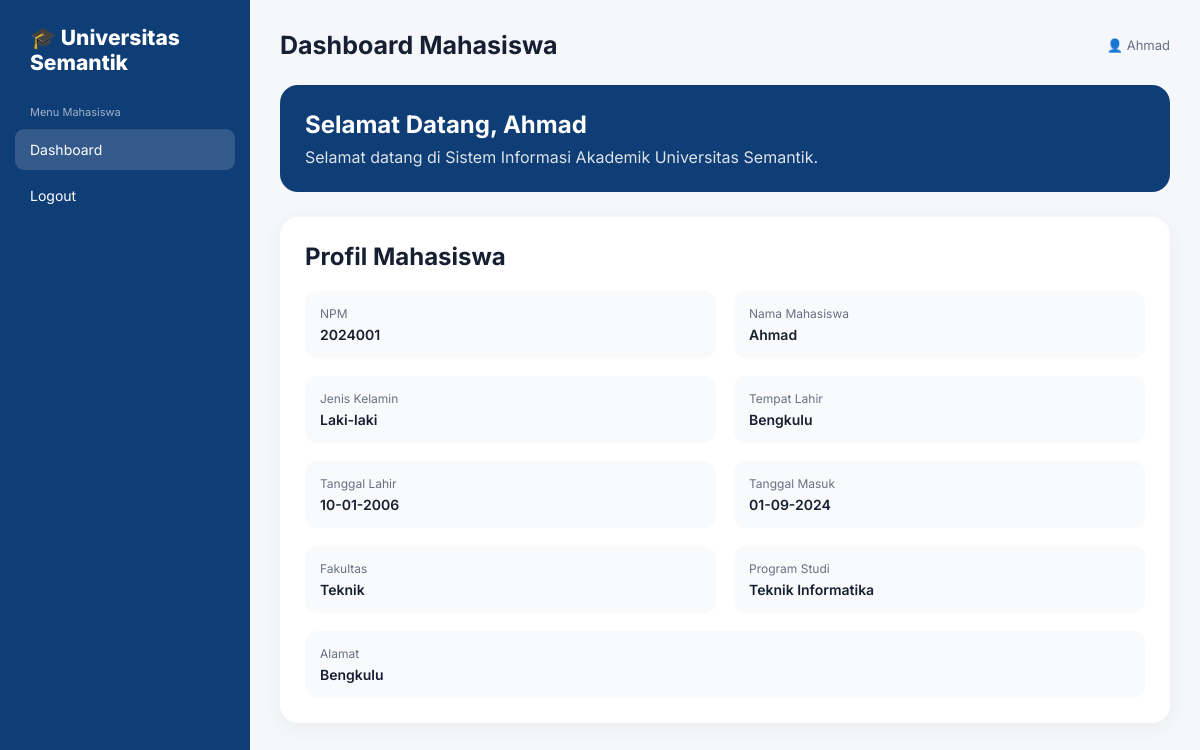
Page /dashboard_mahasiswa.php (signed in) on the committed database.
### tables this page shows
CREATE TABLE `mahasiswa` (
  `npm` varchar(20) NOT NULL,
  `nama_mahasiswa` varchar(100) NOT NULL,
  `jenis_kelamin` enum('L','P') NOT NULL,
  `tempat_lahir` varchar(100) NOT NULL,
  `tanggal_lahir` date NOT NULL,
  `tanggal_masuk` date NOT NULL,
  `alamat` text NOT NULL,
  `password` varchar(255) NOT NULL,
  `kode_prodi` varchar(10) NOT NULL
);

CREATE TABLE `fakultas` (
  `kode_fakultas` varchar(10) NOT NULL,
  `nama_fakultas` varchar(100) NOT NULL
);

CREATE TABLE `program_studi` (
  `kode_prodi` varchar(10) NOT NULL,
  `nama_prodi` varchar(100) NOT NULL,
  `kode_fakultas` varchar(10) NOT NULL
);

### dashboard_mahasiswa.php (the view, shortened to what this page needs)
<?php
require_once 'koneksi.php';
$npm = $_SESSION['npm'];
$stmt = $conn->prepare("
    SELECT
        m.npm,
        m.nama_mahasiswa,
        m.jenis_kelamin,
        m.tempat_lahir,
        m.tanggal_lahir,
        m.tanggal_masuk,
        m.alamat,
        p.kode_prodi,
        p.nama_prodi,
        f.kode_fakultas,
        f.nama_fakultas
    FROM mahasiswa m
    INNER JOIN program_studi p
        ON m.kode_prodi = p.kode_prodi
    INNER JOIN fakultas f
        ON p.kode_fakultas = f.kode_fakultas
    WHERE m.npm = ?
    LIMIT 1
");
$stmt->bind_param("s", $npm);
$stmt->execute();
$result = $stmt->get_result();
$mhs = $result->fetch_assoc();
?>
<!DOCTYPE html>
<html lang="id">
<head>
</head>
<body>
<aside class="sidebar">
    <div class="logo">
        🎓 Universitas Semantik
    </div>
    <div class="menu-title">
        Menu Mahasiswa
    </div>
    <nav class="menu">
        <a
            href="dashboard_mahasiswa.php"
            class="active"
        >
            Dashboard
        </a>
        <a href="logout.php">
            Logout
        </a>
    </nav>
</aside>
<main class="main">
    <div class="topbar">
        <div>
            <h1>
                Dashboard Mahasiswa
            </h1>
        </div>
        <div class="user">
            👤
            <?= htmlspecialchars($_SESSION['nama_lengkap']) ?>
        </div>
    </div>
    <section class="welcome">
        <h2>
            Selamat Datang,
            <?= htmlspecialchars($mhs['nama_mahasiswa']) ?>
        </h2>
        <p>
            Selamat datang di Sistem Informasi Akademik
            Universitas Semantik.
        </p>
    </section>
    <section class="profile">
        <h2>
            Profil Mahasiswa
        </h2>
        <div class="grid">
            <div class="item">
                <div class="label">
                    NPM
                </div>
                <div class="value">
                    <?= htmlspecialchars($mhs['npm']) ?>
                </div>
            </div>
            <div class="item">
                <div class="label">
                    Nama Mahasiswa
                </div>
                <div class="value">
                    <?= htmlspecialchars($mhs['nama_mahasiswa']) ?>
                </div>
            </div>
            <div class="item">
                <div class="label">
                    Jenis Kelamin
                </div>
                <div class="value">
                    <?php
                    if ($mhs['jenis_kelamin'] === 'L') {
                        echo 'Laki-laki';
                    } else {
                        echo 'Perempuan';
                    }
                    ?>
                </div>
            </div>
            <div class="item">
                <div class="label">
                    Tempat Lahir
                </div>
                <div class="value">
                    <?= htmlspecialchars($mhs['tempat_lahir']) ?>
                </div>
            </div>
            <div class="item">
                <div class="label">
                    Tanggal Lahir
                </div>
                <div class="value">
                    <?= date(
                        'd-m-Y',
                        strtotime($mhs['tanggal_lahir'])
                    ) ?>
                </div>
            </div>
            <div class="item">
                <div class="label">
                    Tanggal Masuk
                </div>
                <div class="value">
                    <?= date(
                        'd-m-Y',
                        strtotime($mhs['tanggal_masuk'])
                    ) ?>
                </div>
            </div>
            <div class="item">
                <div class="label">
                    Fakultas
                </div>
                <div class="value">
                    <?= htmlspecialchars(
                        $mhs['nama_fakultas']
                    ) ?>
                </div>
            </div>
            <div class="item">
                <div class="label">
                    Program Studi
                </div>
                <div class="value">
                    <?= htmlspecialchars(
                        $mhs['nama_prodi']
                    ) ?>
                </div>
            </div>
            <div class="item full">
                <div class="label">
                    Alamat
                </div>
                <div class="value">
                    <?= nl2br(
                        htmlspecialchars(
                            $mhs['alamat']
                        )
                    ) ?>
                </div>
            </div>
        </div>
    </section>
</main>
</body>
</html>

### dashboard_mahasiswa.php (style rules this page uses)
* { box-sizing: border-box; }
body { margin: 0; font-family: Inter, sans-serif; background: #f5f7fb; color: #172033; }
.sidebar { position: fixed; top: 0; left: 0; bottom: 0; width: 250px; background: #0f3d75; color: white; padding: 25px 15px; }
.logo { font-size: 21px; font-weight: 800; padding: 0 15px 30px; }
.menu-title { font-size: 11px; opacity: .6; padding: 0 15px 10px; }
.menu a { display: block; padding: 12px 15px; margin-bottom: 5px; border-radius: 9px; color: white; text-decoration: none; font-size: 14px; }
.menu a:hover, .menu a.active { background: rgba(255,255,255,.15); }
.main { margin-left: 250px; padding: 30px; }
.topbar { display: flex; justify-content: space-between; align-items: center; margin-bottom: 25px; }
.topbar h1 { margin: 0; font-size: 25px; }
.user { font-size: 13px; color: #667085; }
.welcome { background: #0f3d75; color: white; border-radius: 18px; padding: 25px; margin-bottom: 25px; }
.welcome h2 { margin: 0 0 8px; }
.welcome p { margin: 0; opacity: .85; }
.profile { background: white; border-radius: 18px; padding: 25px; box-shadow: 0 5px 20px rgba(0,0,0,.05); }
.profile h2 { margin-top: 0; }
.grid { display: grid; grid-template-columns: repeat(2, 1fr); gap: 18px; }
.item { background: #f9fafb; border-radius: 12px; padding: 15px; }
.label { color: #667085; font-size: 12px; margin-bottom: 5px; }
.value { font-weight: 600; font-size: 14px; }
.full { grid-column: 1 / -1; }

### rows in the picture
mahasiswa: nama_mahasiswa "Ahmad", npm "2024001", tempat_lahir "Bengkulu", tanggal_lahir "10-01-2006", tanggal_masuk "01-09-2024", fakultas.nama_fakultas "Teknik", kode_prodi.nama_prodi "Teknik Informatika", alamat "Bengkulu"

### other values in the picture
$_SESSION['nama_lengkap'] "Ahmad"
